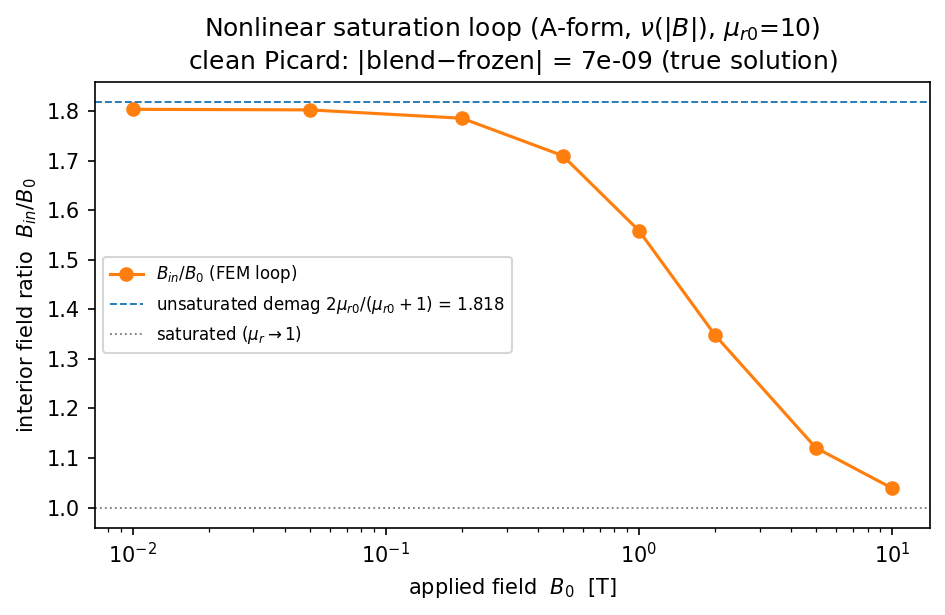

Reproduce this figure in Python.
"""The nonlinear SATURATION loop in 2-D (the reference for the Chaplygin rung).

RESEARCH example (track A, the nonlinear half of "Kelvin in the hodograph").
The user's "非線形のループ": a magnetisable cylinder whose permeability
SATURATES, solved by a nonlinear FEM loop.  This is the straightforward
("loop") solve -- the reference that the next rung (the Molenbroek-Chaplygin
hodograph) will reproduce WITHOUT iteration (the hodograph linearises the 2-D
saturation nonlinearity).

Formulation = the standard STABLE one: the **A-formulation with a B-input
reluctivity** ``nu(|B|)``.  In 2-D, ``A_z`` is the flux function,
``B = (dA_z/dy, -dA_z/dx)`` and ``|B| = |grad A_z|``; the weak form is

    INT nu(|grad A_z|) grad(A_z) . grad(v) dx = 0          (current-free),

with a Dirichlet ``A_s = -B0 x`` on the outer boundary imposing the uniform
applied field ``B0 y-hat``.  ``nu`` is the reluctivity ``1/(mu0 mu_r(|B|))``,
with a Froehlich-type saturation ``mu_r(B) = 1 + (mu_r0-1)/(1 + (B/Bk)^2)``
(mu_r0 at B=0, -> 1 as B -> infinity).

Why this and NOT the reduced-Omega ``mu(|H|)`` loop: the H-input
``mu(|H|)`` Picard is ILL-CONDITIONED for a saturable cylinder (mu_r is
steepest at small H, exactly at the cylinder boundary), so the fixed-point
iteration converges to a spurious, non-physical state (interior B exceeding
the demagnetisation limit 2 B0).  The B-input ``nu(|B|)`` A-formulation has a
CONVEX energy, so plain Picard converges cleanly -- here to MACHINE PRECISION:
the converged iterate is its own frozen-re-solve (``|blend - frozen| ~ 1e-12``),
the diagnostic that the loop found the true solution and not a false fixed
point.

A continuation in B0 (each solve warm-started from the previous) keeps every
step in the well-conditioned basin.  The result is the physical saturation
curve: the interior field ratio ``B_in / B0`` falls from the unsaturated demag
value ``2 mu_r0/(mu_r0+1)`` toward 1 (the saturated cylinder is "transparent").

Open boundary: a LARGE domain (``R/a = 10``, truncation < 1%) stands in for the
exact open boundary -- saturation is a LOCAL (cylinder) effect, orthogonal to
the open-boundary treatment that rungs 1-2 (hodograph_kelvin_2d /
clebsch_kelvin_3d) handle exactly; the two compose.

run:  python saturation_loop_2d.py
"""
import math
import os

from numpy import pi
import numpy as np
from ngsolve import (Mesh, H1, GridFunction, grad, InnerProduct, dx, CF, x, sqrt,
                     BilinearForm, LinearForm, TaskManager, Integrate)
from netgen.occ import Circle, Glue, OCCGeometry

MU0 = 4 * pi * 1e-7


def _geometry(a, R):
    mag = Circle((0, 0), a).Face()
    mag.faces.name = "magnetic"
    for e in mag.edges:
        e.name = "iface"
    disk = Circle((0, 0), R).Face()
    for e in disk.edges:
        e.name = "outer"
    air = disk - mag
    air.faces.name = "air"
    return OCCGeometry(Glue([air, mag]), dim=2)


def _mu_r(Bmag, mur0, Bk):
    """Froehlich saturation: mu_r0 at B=0, -> 1 as B -> infinity."""
    return 1.0 + (mur0 - 1.0) / (1.0 + (Bmag / Bk) ** 2)


def solve_saturation(B0_list=(0.01, 0.05, 0.2, 0.5, 1.0, 2.0, 5.0, 10.0),
                     mur0=10.0, Bk=1.0, order=3, maxh=0.08, a=0.3, R=3.0,
                     niter=400, tol=1e-9):
    """A-formulation nu(|B|) Picard with B0 continuation.  Returns the
    saturation curve B_in/B0 + the machine-precision consistency diagnostic."""
    with TaskManager():
        mesh = Mesh(_geometry(a, R).GenerateMesh(maxh=maxh))
        mesh.Curve(order)
        magmask = mesh.MaterialCF({"magnetic": 1.0}, default=0.0)
        fes = H1(mesh, order=order, dirichlet="outer")
        u, v = fes.TnT()
        vol = Integrate(magmask, mesh)
        A = GridFunction(fes)

        def lin_solve(nucf, As):
            a_ = BilinearForm(nucf * InnerProduct(grad(u), grad(v)) * dx)
            a_.Assemble()
            g = GridFunction(fes)
            g.Set(As, definedon=mesh.Boundaries("outer"))
            r = g.vec.CreateVector()
            r.data = -a_.mat * g.vec
            g.vec.data += a_.mat.Inverse(fes.FreeDofs(), inverse="sparsecholesky") * r
            return g

        rows = []
        for B0 in B0_list:
            As = -B0 * x                       # A_z = -B0 x  ->  B = (0, B0)
            A.Set(As, definedon=mesh.Boundaries("outer"))
            prev = np.array(A.vec)
            nit = 0
            for it in range(niter):
                B = grad(A)
                Bmag = sqrt(B[0] * B[0] + B[1] * B[1] + 1e-30)
                nucf = 1.0 / (MU0 * (1.0 + magmask * (_mu_r(Bmag, mur0, Bk) - 1.0)))
                A = lin_solve(nucf, As)        # pure Picard (convex -> stable)
                cur = np.array(A.vec)
                d = np.linalg.norm(cur - prev) / (np.linalg.norm(cur) + 1e-30)
                prev = cur.copy()
                nit = it + 1
                if d < tol:
                    break
            # interior field B_in (= -dA/dx, the y-component) and the
            # machine-precision consistency check (frozen re-solve == iterate).
            B = grad(A)
            Bmag = sqrt(B[0] * B[0] + B[1] * B[1] + 1e-30)
            nucf = 1.0 / (MU0 * (1.0 + magmask * (_mu_r(Bmag, mur0, Bk) - 1.0)))
            By = Integrate(magmask * (-grad(A)[0]), mesh) / vol
            A2 = lin_solve(nucf, As)
            By2 = Integrate(magmask * (-grad(A2)[0]), mesh) / vol
            rows.append((float(B0), int(nit), float(d), float(By / B0),
                         float(abs(By - By2) / abs(By2))))

    demag_lin = 2.0 * mur0 / (mur0 + 1.0)      # unsaturated cylinder demag ratio
    ratios = [r[3] for r in rows]
    monotone = all(ratios[i] >= ratios[i + 1] - 1e-6 for i in range(len(ratios) - 1))
    return {
        "mur0": mur0, "Bk": Bk, "R_over_a": R / a,
        "rows": rows,                          # (B0, iters, d, B_in/B0, |blend-frozen|)
        "demag_linear": float(demag_lin),      # 2 mu_r0/(mu_r0+1)
        "ratio_lowfield": float(ratios[0]),    # -> demag_linear (unsaturated)
        "ratio_highfield": float(ratios[-1]),  # -> 1 (saturated)
        "max_inconsistency": float(max(r[4] for r in rows)),  # ~1e-12: true solution
        "monotone": bool(monotone),
        "respects_demag": bool(all(1.0 - 1e-3 <= r[3] <= demag_lin + 1e-3 for r in rows)),
    }


def _plot(res):
    import matplotlib
    matplotlib.use("Agg")
    import matplotlib.pyplot as plt

    B0 = [r[0] for r in res["rows"]]
    ratio = [r[3] for r in res["rows"]]
    fig, ax = plt.subplots(figsize=(6.4, 4.2), dpi=150)
    ax.semilogx(B0, ratio, "o-", color="C1", label="$B_{in}/B_0$ (FEM loop)")
    ax.axhline(res["demag_linear"], color="C0", lw=0.9, ls="--",
               label=f"unsaturated demag $2\\mu_{{r0}}/(\\mu_{{r0}}+1)$ = "
                     f"{res['demag_linear']:.3f}")
    ax.axhline(1.0, color="0.5", lw=0.9, ls=":", label="saturated ($\\mu_r\\to1$)")
    ax.set_xlabel("applied field  $B_0$  [T]")
    ax.set_ylabel("interior field ratio  $B_{in}/B_0$")
    ax.set_title(f"Nonlinear saturation loop (A-form, $\\nu(|B|)$, "
                 f"$\\mu_{{r0}}$={res['mur0']:.0f})\n"
                 f"clean Picard: $|$blend$-$frozen$|$ = "
                 f"{res['max_inconsistency']:.0e} (true solution)")
    ax.legend(fontsize=8)
    png = os.path.splitext(os.path.abspath(__file__))[0] + ".png"
    fig.tight_layout()
    fig.savefig(png, bbox_inches="tight")
    plt.close(fig)
    print(f"  figure saved: {png}")


def main():
    print("Nonlinear saturation loop in 2-D (A-formulation, nu(|B|))\n")
    r = solve_saturation()
    print(f"  mu_r0={r['mur0']:.0f}  Bk={r['Bk']:.1f} T  R/a={r['R_over_a']:.0f} "
          f"(truncation < 1%)\n")
    print("  applied B0 [T] | iters | B_in/B0 | |blend-frozen| (=>true solution)")
    for B0, nit, d, ratio, cons in r["rows"]:
        print(f"    {B0:8.3f}    | {nit:4d}  | {ratio:.4f}  | {cons:.1e}")
    print(f"\n  -> saturation: B_in/B0 falls {r['ratio_lowfield']:.3f} "
          f"(unsaturated, ~ demag {r['demag_linear']:.3f}) -> "
          f"{r['ratio_highfield']:.3f} (saturated, ->1).")
    print(f"     monotone={r['monotone']}, respects demag limit [1, "
          f"{r['demag_linear']:.2f}]={r['respects_demag']}, "
          f"max inconsistency={r['max_inconsistency']:.0e} (clean Picard).")
    print("\n  => the straightforward nonlinear LOOP.  Next rung: the")
    print("     Molenbroek-Chaplygin hodograph reproduces this WITHOUT iteration")
    print("     (the hodograph linearises the 2-D saturation nonlinearity).")
    _plot(r)


if __name__ == "__main__":
    main()
